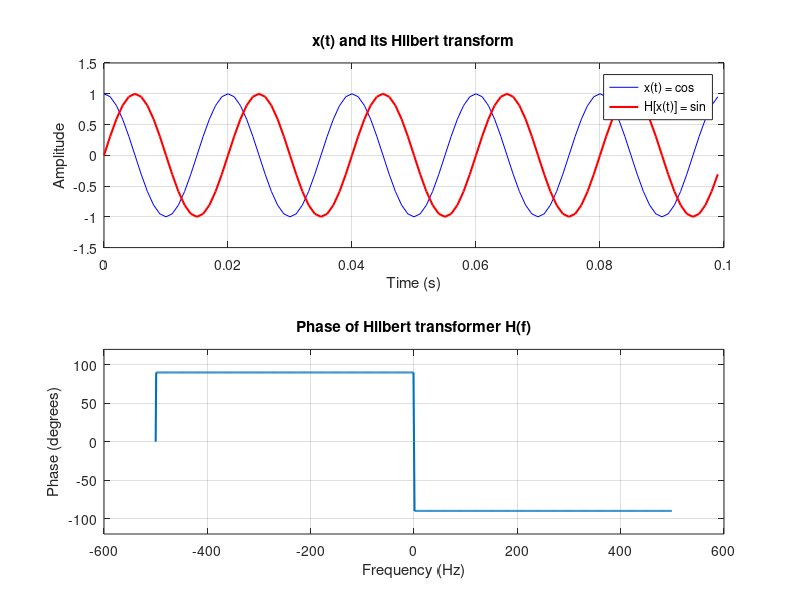

Write the MATLAB code that produced this figure.
clc; clear; close all;
fs = 1000;  t = 0:1/fs:1-1/fs;  N = length(t);
x  = cos(2*pi*50*t);
xh = imag(hilbert(x));
fprintf('Max error between hilbert(x) and sin(2*pi*50*t) = %.2e\n', max(abs(xh - sin(2*pi*50*t))));

H = zeros(1, N);
H(2:N/2) = -1j;
H(N/2+2:N) = 1j;

subplot(2,1,1); plot(t(1:100), x(1:100), 'b', t(1:100), xh(1:100), 'r', 'LineWidth', 1.5);
title('x(t) and its Hilbert transform'); xlabel('Time (s)'); ylabel('Amplitude');
legend('x(t) = cos', 'H[x(t)] = sin'); grid on;
subplot(2,1,2); plot((-N/2:N/2-1)*fs/N, fftshift(angle(H))*180/pi, 'LineWidth', 1.5);
title('Phase of Hilbert transformer H(f)'); xlabel('Frequency (Hz)'); ylabel('Phase (degrees)');
ylim([-120 120]); grid on;
